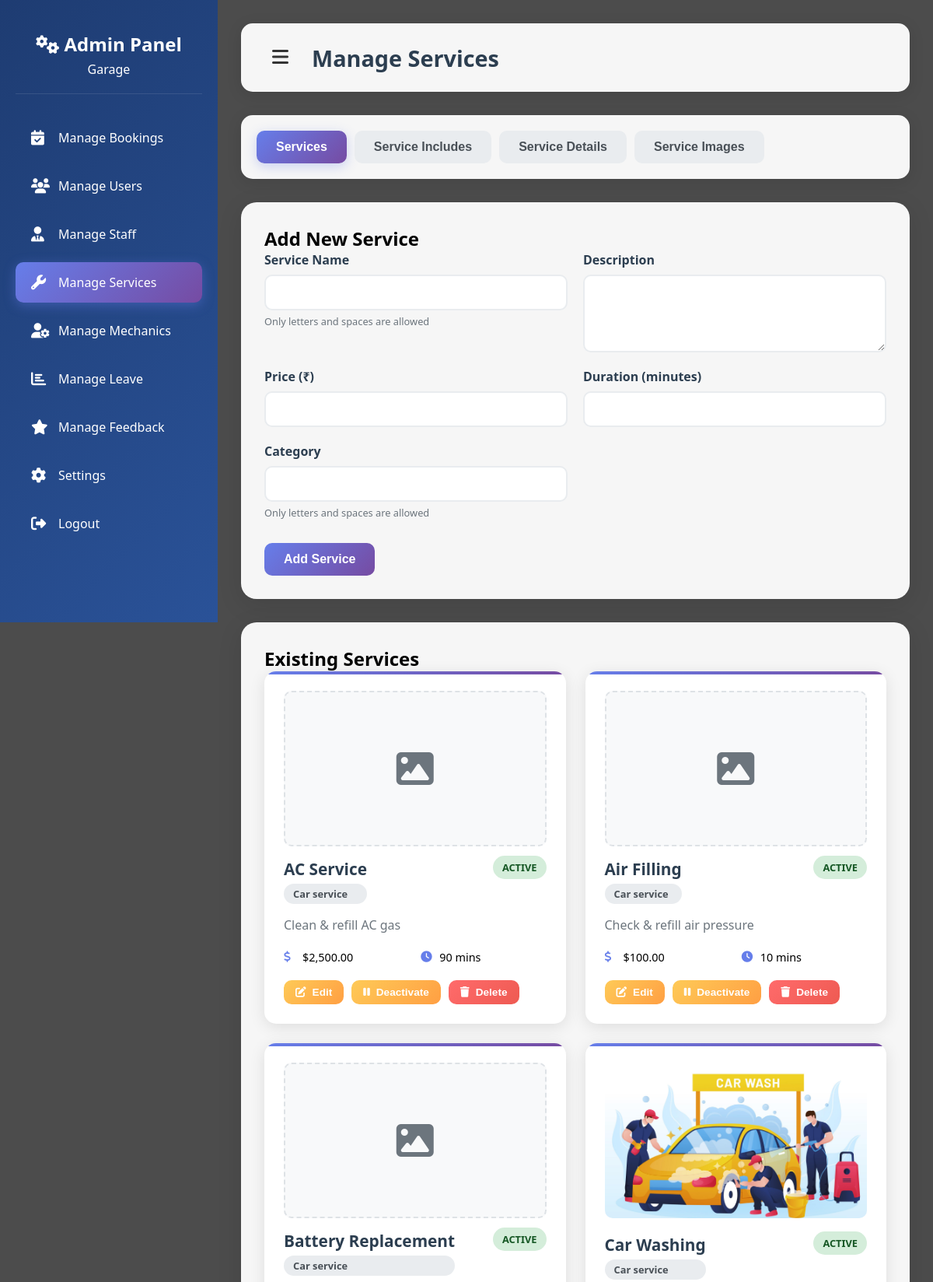
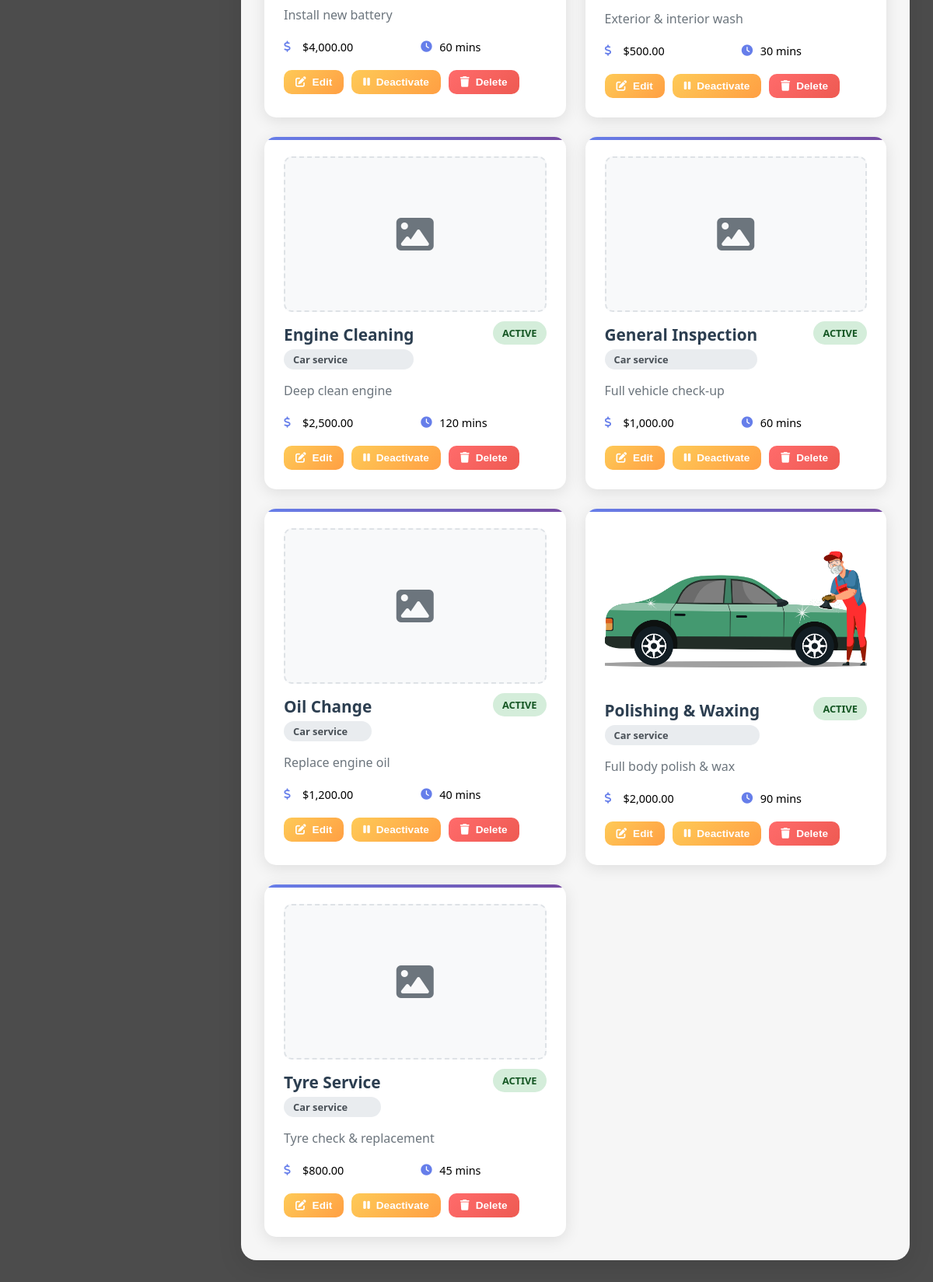
Page /admin.php (signed in) on the committed database (2 pictures, top to bottom).
### tables this page shows
CREATE TABLE `services` (
  `service_id` int(11) NOT NULL,
  `service_name` varchar(100) DEFAULT NULL,
  `description` text DEFAULT NULL,
  `price` decimal(10,2) DEFAULT NULL,
  `estimated_time` varchar(50) DEFAULT NULL,
  `category` varchar(100) DEFAULT NULL,
  `status` enum('active','inactive') DEFAULT 'active',
  `duration_minutes` int(11) DEFAULT NULL,
  `image` varchar(255) DEFAULT NULL,
  `marketing_description` text DEFAULT NULL
);

### admin.php (the view, shortened to what this page needs)
<?php
$host = "localhost";
$user = "root";
$pass = "";
$db   = "login";
$conn = new mysqli($host, $user, $pass, $db);
$services_query = "SELECT * FROM services ORDER BY category, service_name";
$services_result = $conn->query($services_query);
?>
<!DOCTYPE html>
<html lang="en">
<head>
    <link href="https://cdnjs.cloudflare.com/ajax/libs/font-awesome/6.4.0/css/all.min.css" rel="stylesheet" />
</head>
<body>
    <aside class="sidebar" id="sidebar">
        <div class="sidebar-header">
            <h2><i class="fas fa-cogs"></i> Admin Panel</h2>
            <p>Garage</p>
        </div>
        <nav>
            <ul class="nav-menu">
                <li class="nav-item">
                    <a href="adminbookingview.php" class="nav-link">
                        <i class="fas fa-calendar-check"></i>
                        <span>Manage Bookings</span>
                    </a>
                </li>
                <li class="nav-item">
                    <a href="manage_users.php" class="nav-link">
                        <i class="fas fa-users"></i>
                        <span>Manage Users</span>
                    </a>
                </li>
                <li class="nav-item">
                    <a href="manage_staff.php" class="nav-link">
                        <i class="fas fa-user-tie"></i>
                        <span>Manage Staff</span>
                    </a>
                </li>
                <li class="nav-item">
                    <a href="manage_services.php" class="nav-link active">
                        <i class="fas fa-wrench"></i>
                        <span>Manage Services</span>
                    </a>
                </li>
                <li class="nav-item">
                    <a href="manage_mechanics.php" class="nav-link">
                        <i class="fas fa-user-cog"></i>
                        <span>Manage Mechanics</span>
                    </a>
                </li>
                <li class="nav-item">
                    <a href="manage_leaves.php" class="nav-link">
                        <i class="fas fa-chart-bar"></i>
                        <span>Manage Leave</span>
                    </a>
                </li>
                <li class="nav-item">
                    <a href="manage_feedback.php" class="nav-link">
                        <i class="fas fa-star"></i>
                        <span>Manage Feedback</span>
                    </a>
                </li>
                <li class="nav-item">
                    <a href="settingsadmin.php" class="nav-link">
                        <i class="fas fa-cog"></i>
                        <span>Settings</span>
                    </a>
                </li>
                <li class="nav-item">
                    <a href="logout.php" class="nav-link">
                        <i class="fas fa-sign-out-alt"></i>
                        <span>Logout</span>
                    </a>
                </li>
            </ul>
        </nav>
    </aside>
    <main class="main-content" id="mainContent">
        <div class="top-bar">
            <div style="display: flex; align-items: center; gap: 20px;">
                <button class="menu-toggle" onclick="toggleSidebar()">
                    <i class="fas fa-bars"></i>
                </button>
                <h1>Manage Services</h1>
            </div>
        </div>
        <div class="tab-navigation">
            <div class="tab-buttons">
                <button class="tab-button active" data-tab="services-tab">Services</button>
                <button class="tab-button" data-tab="includes-tab">Service Includes</button>
                <button class="tab-button" data-tab="details-tab">Service Details</button>
                <button class="tab-button" data-tab="images-tab">Service Images</button>
            </div>
        </div>
        <div class="tab-content active" id="services-tab">
            <div class="content-card">
                <h2>Add New Service</h2>
                <form method="POST" action="" id="addServiceForm">
                    <div class="form-grid">
                        <div class="form-group">
                            <label for="service_name">Service Name</label>
                            <input type="text" name="service_name" id="service_name" required pattern="[a-zA-Z\s]+" title="Service name should only contain letters and spaces" />
                            <small class="form-hint">Only letters and spaces are allowed</small>
                        </div>
                        <div class="form-group">
                            <label for="description">Description</label>
                            <textarea name="description" id="description" required></textarea>
                        </div>
                        <div class="form-group">
                            <label for="price">Price (₹)</label>
                            <input type="number" name="price" id="price" step="0.01" min="0" required />
                        </div>
                        <div class="form-group">
                            <label for="duration">Duration (minutes)</label>
                            <input type="number" name="duration" id="duration" min="1" required />
                        </div>
                        <div class="form-group">
                            <label for="category">Category</label>
                            <input type="text" name="category" id="category" required pattern="[a-zA-Z\s]+" title="Category should only contain letters and spaces" />
                            <small class="form-hint">Only letters and spaces are allowed</small>
                        </div>
                    </div>
                    <button type="submit" class="btn btn-primary">Add Service</button>
                </form>
            </div>
            <div class="content-card">
                <h2>Existing Services</h2>
                <?php if ($services_result && $services_result->num_rows > 0): ?>
                    <div class="services-grid">
                        <?php while ($service = $services_result->fetch_assoc()): ?>
                            <div class="service-card">
                                <?php if (!empty($service['image']) && file_exists($service['image'])): ?>
                                    <img src="<?php echo htmlspecialchars($service['image']); ?>" alt="<?php echo htmlspecialchars($service['service_name']); ?>" class="service-image" />
                                <?php else: ?>
                                    <div class="no-image">
                                        <i class="fas fa-image fa-3x"></i>
                                    </div>
                                <?php endif; ?>
                                <div class="service-header">
                                    <div>
                                        <div class="service-title"><?php echo htmlspecialchars($service['service_name']); ?></div>
                                        <div class="service-category"><?php echo htmlspecialchars($service['category'] ?? 'General'); ?></div>
                                    </div>
                                    <div>
                                        <span class="status-badge <?php echo ($service['status'] === 'active') ? 'status-active' : 'status-inactive'; ?>">
                                            <?php echo htmlspecialchars(strtoupper($service['status'])); ?>
                                        </span>
                                    </div>
                                </div>
                                <div class="service-description">
                                    <?php echo htmlspecialchars($service['description']); ?>
                                </div>
                                <div class="service-details">
                                    <div class="detail-item">
                                        <i class="fas fa-dollar-sign"></i>
                                        <span>$<?php echo number_format($service['price'], 2); ?></span>
                                    </div>
                                    <div class="detail-item">
                                        <i class="fas fa-clock"></i>
                                        <span><?php echo htmlspecialchars($service['duration_minutes'] ?? $service['estimated_time'] ?? 'N/A'); ?> mins</span>
                                    </div>
                                </div>
                                <div class="service-actions">
                                    <button class="btn btn-warning btn-sm" onclick="editService(<?php echo $service['service_id']; ?>)">
                                        <i class="fas fa-edit"></i> Edit
                                    </button>
                                    <form method="POST" style="display: inline;" onsubmit="return confirm('Are you sure?')">
                                        <button type="submit" class="btn <?php echo ($service['status'] === 'active') ? 'btn-warning' : 'btn-success'; ?> btn-sm">
                                            <i class="fas fa-<?php echo ($service['status'] === 'active') ? 'pause' : 'play'; ?>"></i>
                                            <?php echo ($service['status'] === 'active') ? 'Deactivate' : 'Activate'; ?>
                                        </button>
                                    </form>
                                    <form method="POST" style="display: inline;" onsubmit="return confirm('Are you sure you want to delete this service?')">
                                        <button type="submit" class="btn btn-danger btn-sm">
                                            <i class="fas fa-trash"></i> Delete
                                        </button>
                                    </form>
                                </div>
                            </div>
                        <?php endwhile; ?>
                    </div>
                <?php else: ?>
                    <p>No services found. Add a new service above.</p>
                <?php endif; ?>
            </div>
        </div>
    </main>
</body>
</html>

### rows in the picture
services: service_name "AC Service", category "Car service", status "ACTIVE", description "Clean & refill AC gas", price "2,500.00", duration_minutes "90", shows "Deactivate"
services: service_name "Air Filling", category "Car service", status "ACTIVE", description "Check & refill air pressure", price "100.00", duration_minutes "10", shows "Deactivate"
services: service_name "Battery Replacement", category "Car service", status "ACTIVE", description "Install new battery", price "4,000.00", duration_minutes "60", shows "Deactivate"
services: image (picture), service_name "Car Washing", category "Car service", status "ACTIVE", description "Exterior & interior wash", price "500.00", duration_minutes "30", shows "Deactivate"
services: service_name "Engine Cleaning", category "Car service", status "ACTIVE", description "Deep clean engine", price "2,500.00", duration_minutes "120", shows "Deactivate"
services: service_name "General Inspection", category "Car service", status "ACTIVE", description "Full vehicle check-up", price "1,000.00", duration_minutes "60", shows "Deactivate"
services: service_name "Oil Change", category "Car service", status "ACTIVE", description "Replace engine oil", price "1,200.00", duration_minutes "40", shows "Deactivate"
services: image (picture), service_name "Polishing & Waxing", category "Car service", status "ACTIVE", description "Full body polish & wax", price "2,000.00", duration_minutes "90", shows "Deactivate"
services: service_name "Tyre Service", category "Car service", status "ACTIVE", description "Tyre check & replacement", price "800.00", duration_minutes "45", shows "Deactivate"
